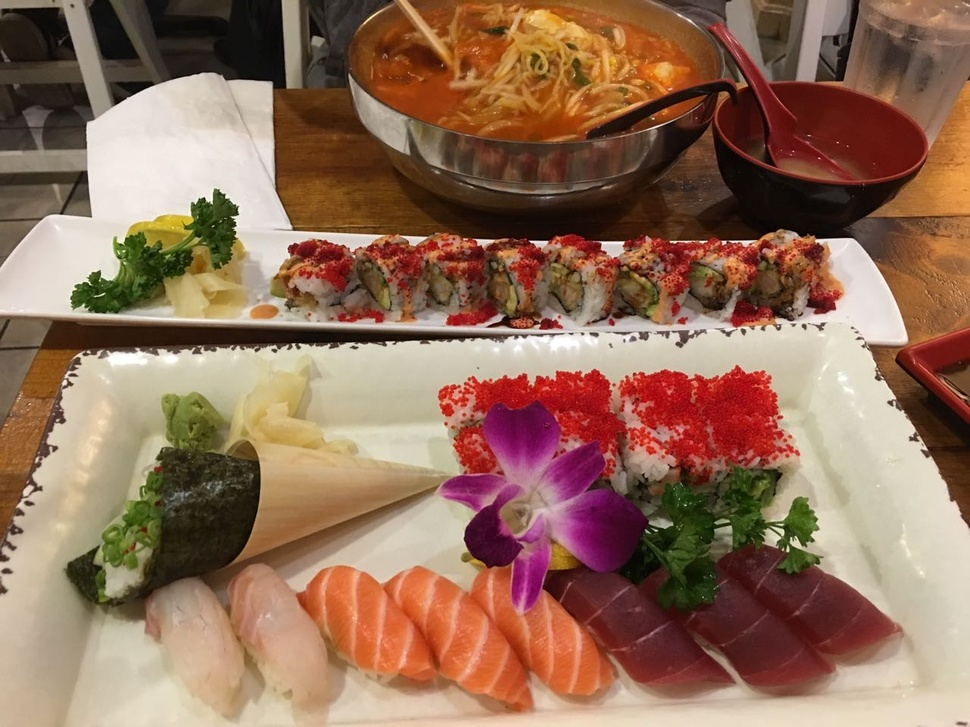
#> input picture Exercise2/sushi.jpg, 970 x 727 px, shrunk from 1280 x 960 before the run, found by its file name
$ python Exercise3.py
#> lines starting #> are read from the running program, lines starting #| are printed output that depends on the picture
#> in main, img is the input picture: shape (727, 970, 3); mean B, G, R 88.7, 110.5, 146
import cv2
import numpy as np
import copy

def Gaussian_Noise(img,mean,sigma):
#> called with mean = 0, sigma = 50
    img_noise = copy.deepcopy(img)
    im = np.zeros(img.shape, np.uint8)
    cv2.randn(im,mean,sigma)
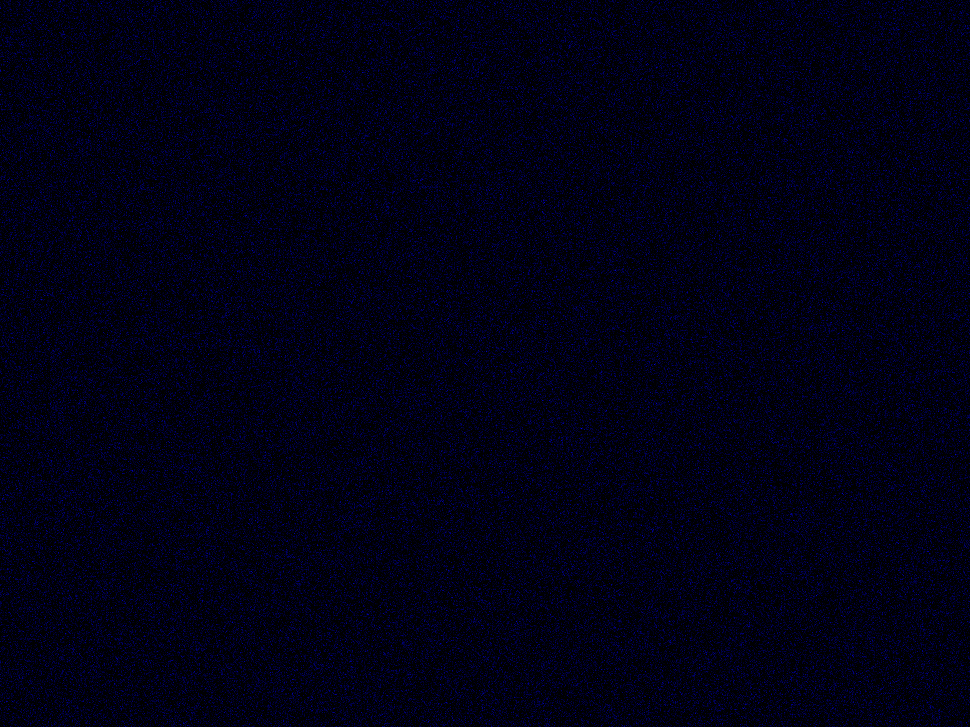
#> im: shape (727, 970, 3); mean of channels 0, 1, 2 20, 0, 0; drawn as B, G, R
    img_noise=cv2.add(img_noise, im)
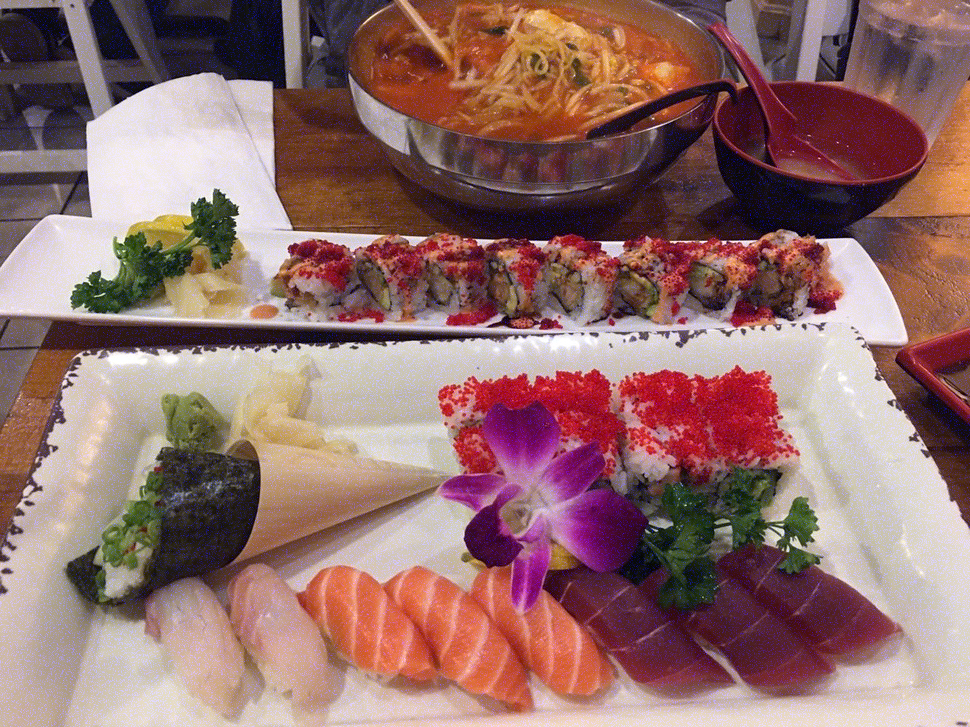
#> img_noise: shape (727, 970, 3); mean B, G, R 108, 110.5, 146
    return img_noise

def Salt_and_Pepper_Noise(img,pa,pb):
#> called with pa = 0.01, pb = 0.01
    row,col,ch = img.shape
#> row = 727; col = 970; ch = 3
    out = copy.deepcopy(img)
    num_salt = row*col*pb
#> num_salt = 7051.9
    coords = [np.random.randint(0, i - 1, int(num_salt))
              for i in img.shape]
#> (the run stopped early here; a loop or call above may not have finished)
